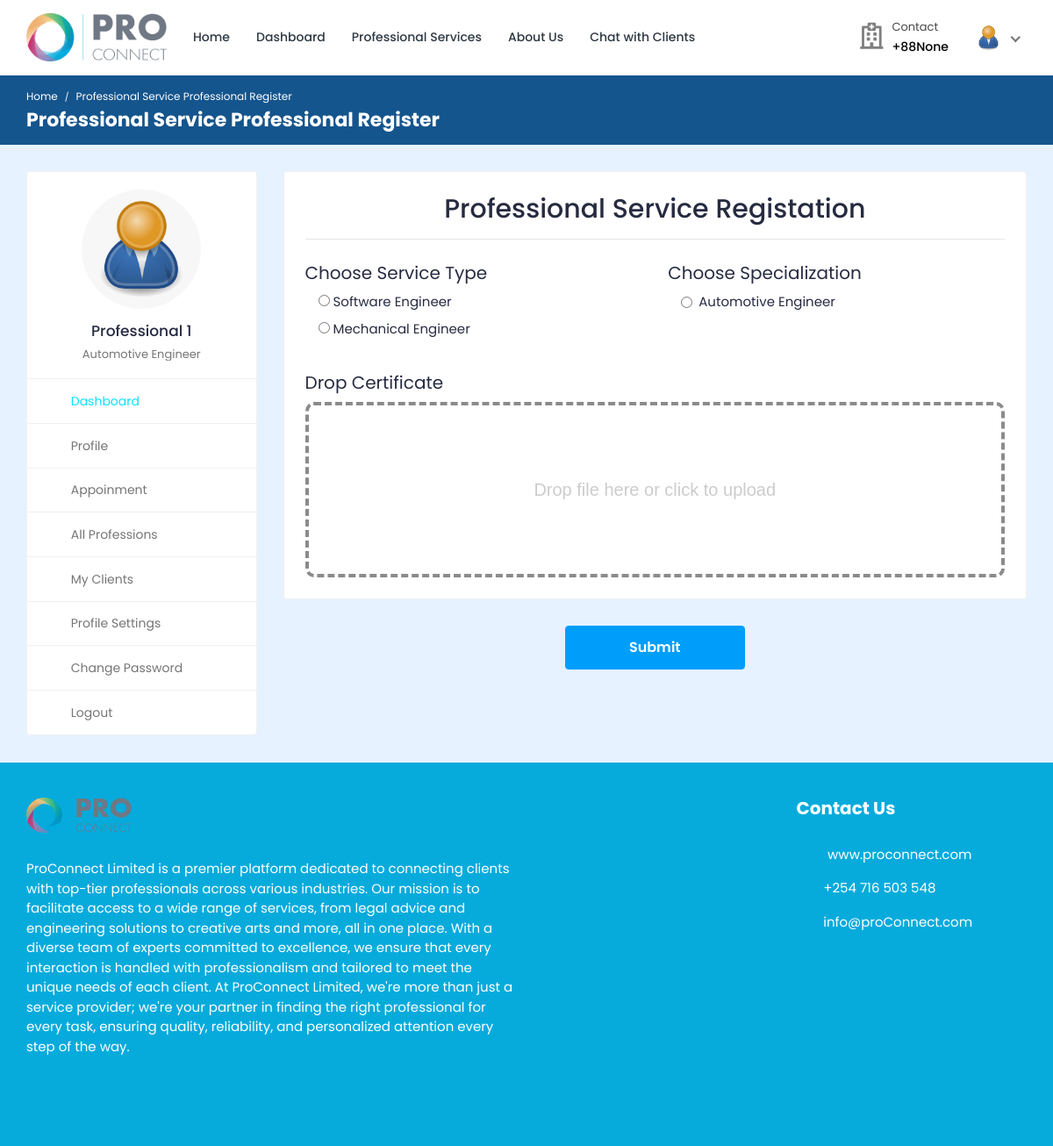
The app's page /professional_service-professional-register/1/ (signed in) with its own data.
### professional/models.py (models this page shows, shortened)
class Professional_Information(models.Model):
    PROFESSION_CHOICES = (
        ('medical', 'Medical Services'),
        ('legal', 'Legal Services'),
        ('engineering', 'Engineering Services'),
        ('art', 'Art & Design'),
    )
    professional_id = models.AutoField(primary_key=True)
    user = models.OneToOneField(settings.AUTH_USER_MODEL, on_delete=models.CASCADE, related_name='profile')
    name = models.CharField(max_length=200)
    username = models.CharField(max_length=200, null=True, blank=True)
    gender = models.CharField(max_length=200, null=True, blank=True)
    description = models.TextField(max_length=1000, null=True, blank=True)
    profession = models.CharField(max_length=200, choices=PROFESSION_CHOICES)
    profession_name = models.ForeignKey(ServiceDepartment, on_delete=models.SET_NULL, null=True)
    specialization = models.ForeignKey(specialization, on_delete=models.SET_NULL, null=True)
    featured_image = models.ImageField(upload_to='professionals/', default='professionals/user-default.png')
    certificate_image = models.ImageField(upload_to='professionals_certificates/', default='professionals_certificates/default.png', null=True, blank=True)
    email = models.EmailField(max_length=200, null=True, blank=True)
    phone_number = models.CharField(max_length=200, null=True, blank=True)
    availability = models.CharField(max_length=200, null=True, blank=True, default='9am - 4pm')
    consultation_fee = models.IntegerField(null=True, blank=True, default=0)
    services_fee = models.IntegerField(null=True, blank=True, default=0)
    address = models.CharField(max_length=200, null=True, blank=True)
    service_name = models.ForeignKey(Professional_Service_Information, on_delete=models.SET_NULL, null=True, blank=True)
    profession = models.CharField(max_length=200, choices=PROFESSION_CHOICES, null=True, blank=True)
    institute = models.CharField(max_length=200, null=True, blank=True)
    degree = models.CharField(max_length=200, null=True, blank=True)
    completion_year = models.CharField(max_length=200, null=True, blank=True)
    work_place = models.CharField(max_length=200, null=True, blank=True)
    designation = models.CharField(max_length=200, null=True, blank=True)
    start_year = models.CharField(max_length=200, null=True, blank=True)
    end_year = models.CharField(max_length=200, null=True, blank=True)
    register_status = models.CharField(max_length=200, null=True, blank=True, default='Accepted')

### professional_service_admin/models.py (models this page shows, shortened)
class specialization(models.Model):
    specialization_id = models.AutoField(primary_key=True)
    specialization_name = models.CharField(max_length=200, null=True, blank=True)
    professional_service = models.ForeignKey(Professional_Service_Information, on_delete=models.CASCADE, null=True, blank=True)

class ServiceDepartment(models.Model):
    ServiceDepartment_id = models.AutoField(primary_key=True)
    ServiceDepartment_name = models.CharField(max_length=200, null=True, blank=True)
    professional_service = models.ForeignKey(Professional_Service_Information, on_delete=models.CASCADE, null=True, blank=True)
    featured_image = models.ImageField(upload_to='profession/', default='profession/default.png', null=True, blank=True)

### professional_service/views.py (the view, shortened to what this page needs)
# urls.py: path('professional_service-professional-register/<int:pk>/', views.professional_service_professional_register, name='professional_service-professional-register'),
@csrf_exempt
@login_required(login_url="login")
def professional_service_professional_register(request, pk):
    if request.user.is_authenticated:
        if request.user.is_professional:
            professional = Professional_Information.objects.get(user=request.user)
            professional_services = Professional_Service_Information.objects.get(professional_service_id=pk)
            professions = ServiceDepartment.objects.filter(professional_service=professional_services)
            specializations = specialization.objects.filter(professional_service=professional_services)
            context = {'professional': professional, 'professional_services': professional_services, 'professions': professions, 'specializations': specializations}
            return render(request, 'professional_service-professional-register.html', context)
    else:
        logout(request)
        messages.info(request, 'Not Authorized')
        return render(request, 'professional-login.html')

### templates/professional_service-professional-register.html (shortened to what this page needs)
{% load static %}
<!DOCTYPE html>
<html lang="en">
<head>
  <link rel="stylesheet" href="{% static 'proConnect-System/css/Normal/bootstrap.min.css' %}" />
  <link rel="stylesheet" href="{% static 'proConnect-System/plugins/Normal/fontawesome/css/fontawesome.min.css' %}" />
  <link rel="stylesheet" href="{% static 'proConnect-System/plugins/Normal/fontawesome/css/all.min.css' %}" />
  <link rel="stylesheet" href="{% static 'proConnect-System/css/Normalbootstrap-datetimepicker.min.css' %}" />
  <link rel="stylesheet" href="{% static 'proConnect-System/plugins/Normal/select2/css/select2.min.css'%}" />
  <link rel="stylesheet" href="{% static 'proConnect-System/plugins/Normal/fancybox/jquery.fancybox.min.css'%}" />
  <link rel="stylesheet" href="{% static 'proConnect-System/css/Normal/style.css' %}" />
  <link rel="stylesheet" href="{% static 'proConnect-System/css/Normal/search2.css' %}">
</head>
<body>
  <div class="main-wrapper">
    <header class="header">
      {% if user.is_authenticated and user.is_professional %}
      {% include 'professional-navbar.html' %}
      {% endif %}
    </header>
    <div class="breadcrumb-bar">
      <div class="container-fluid">
        <div class="row align-items-center">
          <div class="col-md-6 col-6">
            <nav aria-label="breadcrumb" class="page-breadcrumb">
              <ol class="breadcrumb">
                <li class="breadcrumb-item"><a href="index-2.html">Home</a></li>
                <li class="breadcrumb-item active" aria-current="page">Professional Service Professional Register</li>
              </ol>
            </nav>
            <h2 class="breadcrumb-title">Professional Service Professional Register</h2>
          </div>
        </div>
      </div>
    </div>
    <div class="content">
      <div class="container-fluid">
        <div class="row">
          <div class="col-md-5 col-lg-4 col-xl-3 theiaStickySidebar">
            <div>
              {% include 'professional-sidebar.html' %}
            </div>
          </div>
          <div class="col-md-12 col-lg-8 col-xl-9">
            <form
              action="{% url 'professional_service-professional-register' pk=professional_services.professional_service_id %}"
              method="POST" enctype="multipart/form-data">
              <div class="card">
                <div class="card-body">
                  <h2 class="card-title" style="text-align: center;">Professional Service Registation</h2>
                  <hr>
                  <div class="form-group row">
                    <div class="col-md-6">
                      <label class="col-form-label" style="font-size: 20px;">Choose Service Type</label>
                      <div class="col-md-10">
                        {% for profession in professions %}
                        <div class="radio">
                          <label>
                            <input type="radio" value="{{ profession.ServiceDepartment_id }}" name="profession_radio">
                            {{ profession.ServiceDepartment_name }}
                          </label>
                        </div>
                        {% endfor %}
                      </div>
                    </div>
                    <div class="col-md-6">
                      <label class="col-form-label" style="font-size: 20px;">Choose Specialization</label>
                      <div class="col-md-10">
                        {% for specialization in specializations %}
                        <div class="form-check">
                          <input class="form-check-input" type="radio" value="{{ specialization.specialization_id }}"
                            name="specialization_radio" id="flexRadioDefault2">
                          <label class="form-check-label" for="flexRadioDefault2">
                            {{ specialization.specialization_name }}
                          </label>
                        </div>
                        {% endfor %}
                      </div>
                    </div>
                  </div>
                  <label class="col-form-label" style="font-size: 20px;text-align: center;">Drop Certificate</label>
                  <div class="drop-zone">
                    <span class="drop-zone__prompt">Drop file here or click to upload</span>
                  </div>
                </div>
              </div>
              <div class="submit-section submit-btn-bottom center">
                <button type="submit" class="btn btn-info submit-btn" style="min-width: 205px;">Submit</button>
              </div>
            </form>
          </div>
        </div>
      </div>
    </div>
    {% include 'footer.html' %}
  </div>
</body>
</html>

### templates/professional-navbar.html (shortened to what this page needs)
{% load static %}
<nav class="navbar navbar-expand-lg header-nav">
  <div class="navbar-header">
    <a href="{% url 'professional_service_home'%}" class="navbar-brand logo">
      <img src="{% static 'proConnect-System/images/Normal/proConnect-logo.png' %}" class="img-fluid" alt="Logo" />
    </a>
  </div>
  <div class="main-menu-wrapper">
    <ul class="main-nav">
      <li>
        <a href="{% url 'professional_service_home'%}">Home</a>
      </li>
      <li>
        <a href="{% url 'professional-dashboard'%}">Dashboard</a>
      </li>
      <li><a href="{% url 'multiple-professional_service' %}" style="text-decoration: none;">Professional Services</a>
      </li>
      <li>
        <a href="{% url 'about-us'%}">About Us</a>
      </li>
      <li>
        <a href="{% url 'chat-home' pk=user.id %}">Chat with Clients</a>
      </li>
    </ul>
  </div>
  <ul class="nav header-navbar-rht">
    <li class="nav-item contact-item">
      <div class="header-contact-img">
        <i class="far fa-hospital"></i>
      </div>
      <div class="header-contact-detail">
        <p class="contact-header">Contact</p>
        <p class="contact-info-header">+88{{professional.phone_number}}</p>
      </div>
    </li>
    <li class="nav-item dropdown has-arrow logged-item">
      <a href="#" class="dropdown-toggle nav-link" data-toggle="dropdown">
        <span class="user-img">
          <img class="rounded-circle" src="{{ professional.featured_image.url }}" width="31" alt="Darren Elder" />
        </span>
      </a>
    </li>
  </ul>
</nav>

### templates/professional-sidebar.html (shortened to what this page needs)
{% load static %}
<div class="profile-sidebar">
  <div class="widget-profile pro-widget-content">
    <div class="profile-info-widget">
      <a href="#" class="booking-doc-img">
        <img src="{{ professional.featured_image.url }}" alt="User Image" />
      </a>
      <div class="profile-det-info">
        <h3>{{ professional.name }}</h3>
        <div class="client-details">
          <h5 class="mb-0">{{professional.specialization.specialization_name}}</h5>
        </div>
      </div>
    </div>
  </div>
  <div class="dashboard-widget">
    <nav class="dashboard-menu sidebar">
      <ul>
        <li class="active">
          <a href="{% url 'professional-dashboard' %}">
            <i class="fas fa-columns"></i>
            <span>Dashboard</span>
          </a>
        </li>
        <li>
          <a href="{% url 'professional-profile' pk=professional.professional_id %}">
            <i class="fas fa-user"></i>
            <span>Profile</span>
          </a>
        </li>
        <li>
          <a href="{% url 'appointments'%}">
            <i class="fas fa-user-circle"></i>
            <span>Appoinment</span>
          </a>
        </li>
        <li>
          <a href="{% url 'multiple-professional_service' %}">
            <i class="fas fa-hospital"></i>
            <span>All Professions</span>
          </a>
        </li>
        <li>
          <a href="{% url 'my-clients' %}">
            <i class="fas fa-user-injured"></i>
            <span>My Clients</span>
          </a>
        </li>
        <li>
          <a href="{% url 'professional-profile-settings' %}">
            <i class="fas fa-user-cog"></i>
            <span>Profile Settings</span>
          </a>
        </li>
        <li>
          <a href="{% url 'professional-change-password' pk=user.id%}">
            <i class="fas fa-lock"></i>
            <span>Change Password</span>
          </a>
        </li>
        <li>
          <a href="{% url 'professional-logout'%}">
            <i class="fas fa-sign-out-alt"></i>
            <span>Logout</span>
          </a>
        </li>
      </ul>
    </nav>
  </div>
</div>

### templates/professional_service-professional-register.html (style rules this page uses)
.drop-zone { max-width: auto; height: 200px; padding: 25px; display: flex; align-items: center; justify-content: center; text-align: center; font-family: "Quicksand", sans-serif; font-weight: 500; font-size: 20px; cursor: pointer; color: #cccccc; border: 4px dashed #8b8b8b; border-radius: 10px; }
.center { display: flex; justify-content: center; align-items: center; }

### records on screen
Professional_Information: phone_number "None", featured_image (placeholder picture), name "Professional 1", specialization.specialization_name "Automotive Engineer"
ServiceDepartment: ServiceDepartment_name "Software Engineer"
ServiceDepartment: ServiceDepartment_name "Mechanical Engineer"
specialization: specialization_name "Automotive Engineer"
